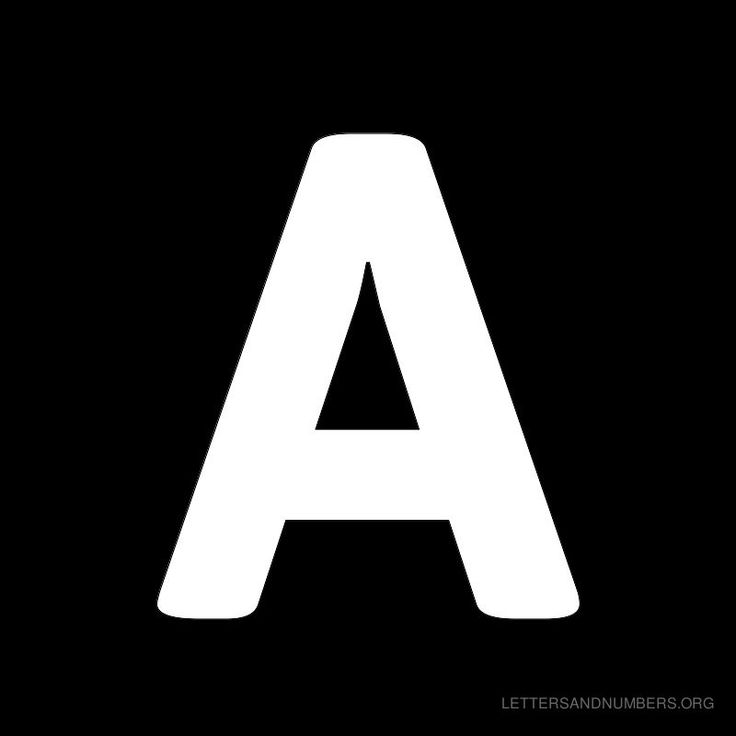
#> input picture A_img.jpeg, 736 x 736 px, found by its file name
$ jupyter execute Mingjun_Deblur.ipynb
#> lines starting #> are read from the running program, lines starting #| are printed output that depends on the picture
[cell 1]
import numpy as np
from scipy.ndimage import gaussian_filter
from PIL import Image
import matplotlib.pyplot as plt
from scipy.signal import convolve2d

[cell 2]
# this cell is to impement the mtalab code
#h = fspecial('gaussian',[9 9],1); % generator a filter.
'''
    This exmaple is to generate a gaussian filter with a 9 x 9 size
    and 1 std.
'''

# Create a 9x9 grid with a standard deviation of 1
sigma = 99999999999# Standard deviation
size = (9, 9)  # Size of the kernel

def gaus_fiter_gen(sigma, size):
    x = np.arange(-size[0]//2 + 1., size[0]//2 + 1.)
    y = np.arange(-size[1]//2 + 1., size[1]//2 + 1.)
    x, y = np.meshgrid(x, y)
    h = np.exp(-(x**2 + y**2) / (2. * sigma**2))
    h = h / np.sum(h)  # Normalize

    return h

H = gaus_fiter_gen(sigma, size)
print(H.shape)

[cell 3]
#Load the image and convert to grayscale.
img = Image.open('A_img.jpeg').convert('L')
#> img is the input picture: PIL image 736x736 L; min 0, max 255, mean 48.3

#save the gray image
img.save('A_img.jpg')

#tanssfer the gray scale into martix
test_pic = plt.imread('A_img.jpg') / 255 # or can use vc2 to do the same thing.
#> test_pic: shape (736, 736) float64; min 0, max 1, mean 0.19

# print(test_pic[250:,150:])
# print(np.sum(test_pic))

[cell 4]
def produce_noisy_img(test_pic, H):
    convolved_image = convolve2d(test_pic, H, mode='same', boundary='fill', fillvalue=0)
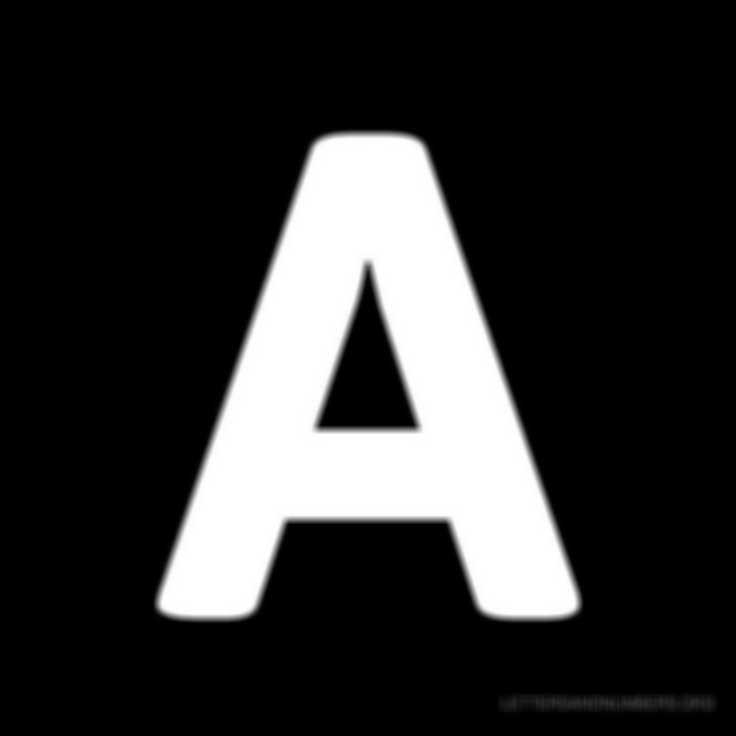
#> convolved_image: shape (736, 736) float64; min 0, max 1, mean 0.19
    return convolved_image

convolved_image = produce_noisy_img(test_pic , H)
plt.imshow(convolved_image)

[cell 5]
img = Image.open('complex_img.jpeg').convert('L')
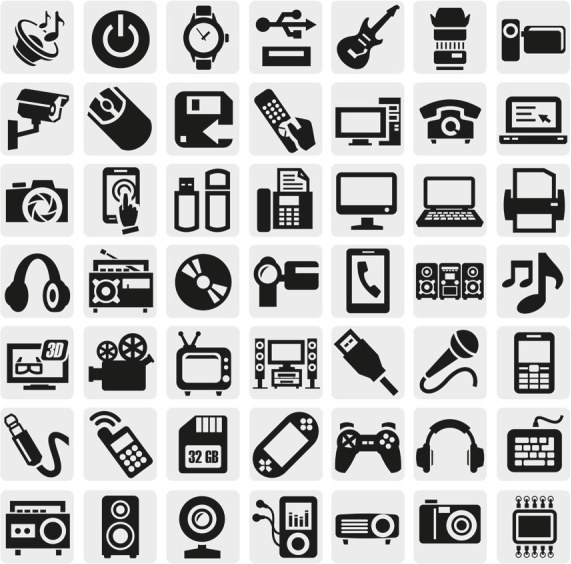
#> input picture complex_img.jpeg, 571 x 564 px, found by its file name
#> img: PIL image 571x564 L
img.save('complex_img.jpg')
test_pic = plt.imread('complex_img.jpg') / 255
#> test_pic: shape (564, 571) float64; min 0, max 1, mean 0.744


def produce_noisy_img(test_pic, H):
    convolved_image = convolve2d(test_pic, H, mode='same', boundary='fill', fillvalue=0)
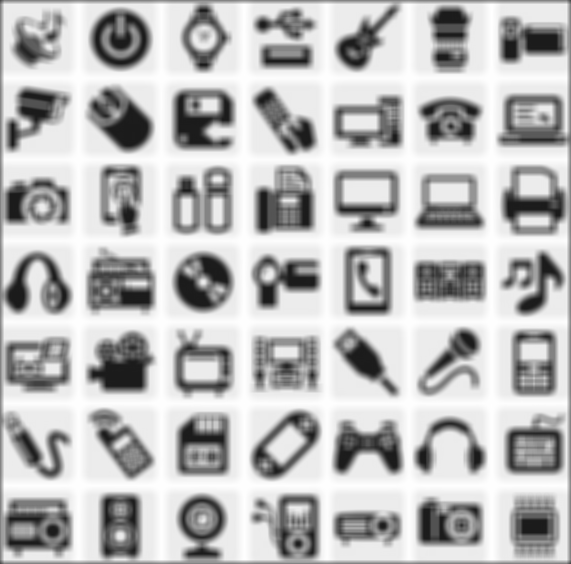
#> convolved_image: shape (564, 571) float64; min 0.104, max 1, mean 0.737
    return convolved_image

convolved_image = produce_noisy_img(test_pic , H)
plt.imshow(convolved_image)
